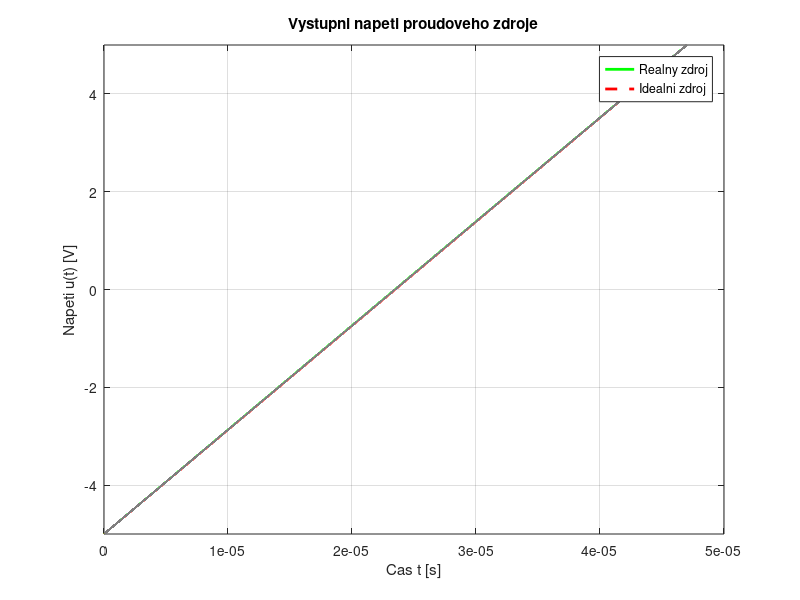
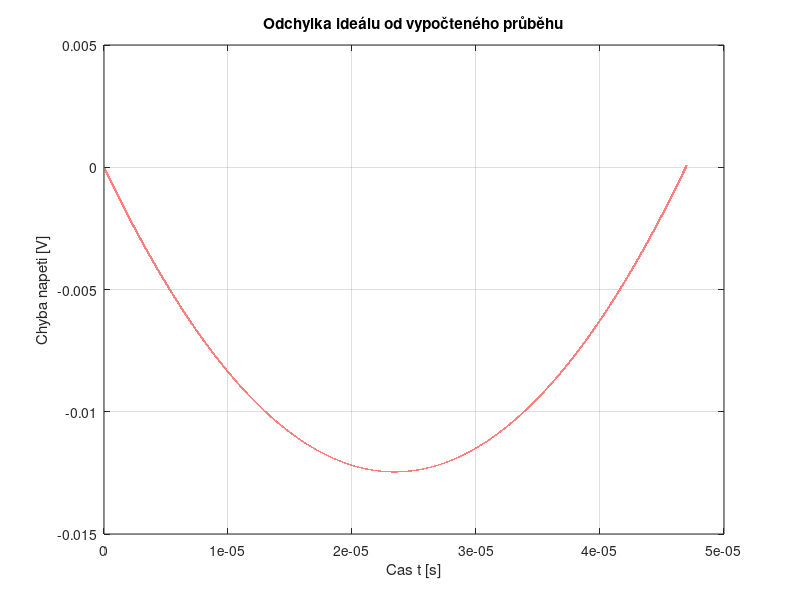

Here is the MATLAB script that generated these plots, in order: (Note: this script raises an error after producing the figures.)
clear;
clc;
close all;

%% Parametry obvodu

I0 = 10e-3;       % Proud zdroje [A]
Ro = 10e4;         % Vystupni odpor [Ohm]
C = 47e-9;       % Kapacita [F]

n_bit = 8;       % Pocet bitu ADC


%rozsahy napětí. Pro Vref brát že Vref=Vmax a Vmin hodit na nulu 
Vmin =-5;         
Vmax = 5;


%% ADC

pocet_kodu = 2^n_bit;                            %počet vzorku na výstupu           



%% čas simulace

t_start = 0;
t_end = Ro*C*log((I0*Ro - Vmin)/(I0*Ro - Vmax)); %t_end se upravuje podle parametrů

vzorku_na_kod = 1000;                       % Pocet vzorku na jeden ADC kod

pocet_vzorku = vzorku_na_kod * pocet_kodu;      % Celkovy pocet vzorku

% Casove okamziky vzorkovani
tv = linspace(t_start, t_end, pocet_vzorku).';  % Casove okamziky vzorkovani

%% Vystupni vodivost zdroje

Go = 1/Ro;

%% Reseni diferencialni rovnice

dudt = @(t,u) (I0 - Go*u)/C;

% Pocatecni podminka
u0 = Vmin; ;


[t,u] = ode45(dudt, tv, u0);

% U_vzor jsou nase vzorky pro ADC
U_vzor = u;

%% Idealni charakteristika proudoveho zdroje

uideal = Vmin + (I0/C)*t;      

%% Graf napeti

figure;

plot(t, u, 'g', 'LineWidth', 2);
hold on;

plot(t, uideal, 'r--', 'LineWidth', 2);

grid on;

xlabel('Cas t [s]');
ylabel('Napeti u(t) [V]');

title('Vystupni napeti proudoveho zdroje');

legend('Realny zdroj', 'Idealni zdroj');

ylim([Vmin Vmax])



chyba = uideal - U_vzor ;      % [V]

figure;
plot(tv, chyba, 'r', 'LineWidth', 1.5);
grid on;
xlabel('Cas t [s]');
ylabel('Chyba napeti [V]');
title('Odchylka ideálu od vypočteného průběhu');



%% Volání funkcí DNL ADC
dnl = Function_DNL(U_vzor, Vmin, Vmax, n_bit);
INL = Function_INL(dnl);
%% Výpočet frekvence a výpisy

T_oscilatoru = 2*C*(Vmax - Vmin)/I0;          % perioda 
f_oscilatoru = 1/T_oscilatoru;                %frekvence
LSB_t   = (T_oscilatoru/2) / pocet_kodu;      % LSB v časové oblasti 

fprintf('T_oscilatoru = %.5g s\nf_oscilatoru = %.5g Hz\n', T_oscilatoru, f_oscilatoru);
fprintf('max|DNL| = %.4f LSB = %.3e s\n', max(abs(dnl),[],'omitnan'), max(abs(dnl),[],'omitnan')*LSB_t);
fprintf('max|INL| = %.4f LSB = %.3e s\n', max(abs(INL),[],'omitnan'), max(abs(INL),[],'omitnan')*LSB_t);
fprintf('Pocet bitu = %d\n', n_bit);
fprintf('Vystupni odpor = %.3g Ohm\n', Ro);
fprintf('Casove rozliseni  = %.4g s\n', LSB_t);
